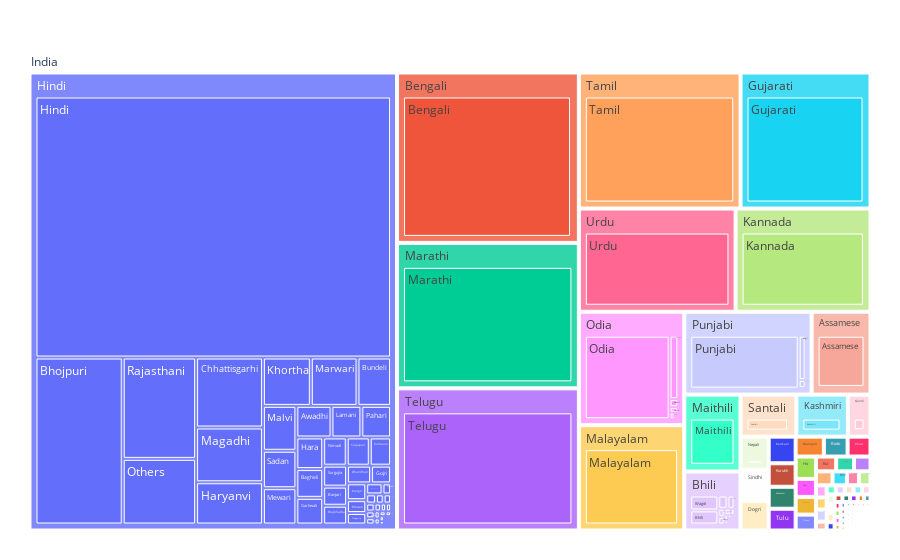

Here is the notebook cell this chart was saved with:
### Code cell
fig = px.treemap(
    df,
    path=[px.Constant("India"), "language", "sub_language"],
    values="total",
)
fig.update_layout(
    margin=dict(t=50, l=25, r=25, b=25),
)
fig.show()

### Figure 1 — Plotly figure (JSON) as saved in the notebook; plotly's stock layout.template omitted (floating-point values rounded to 4 significant figures; data arrays with more than 128 entries replaced by an {"elided": "..."} marker saying what was removed)
{"data": [{"branchvalues": "total", "domain": {"x": [0, 1], "y": [0, 1]}, "hovertemplate": "labels=%{label}<br>total=%{value}<br>parent=%{parent}<br>id=%{id}<extra></extra>", "ids": {"elided": "477 str values"}, "labels": {"elided": "477 str values"}, "name": "", "parents": {"elided": "477 str values"}, "type": "treemap", "values": {"elided": "477 int values"}}], "layout": {"legend": {"tracegroupgap": 0}, "margin": {"b": 25, "l": 25, "r": 25, "t": 50}}}
